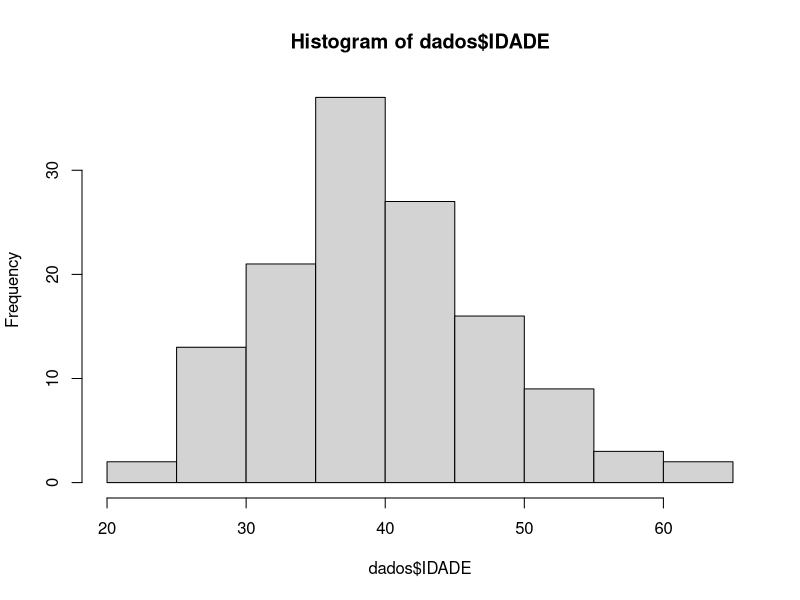

The R script that drew this image:
## ---- chunk 1
require(readr)
require(timeDate)
dados <- read_delim("Questao 2.csv", delim=";")
dados$DIAST <- as.integer(difftime(strptime(dados$TN,format="%d/%m/%Y"), strptime(dados$T0, format="%d/%m/%Y")))
## ---- chunk 2
hist(dados$IDADE)


